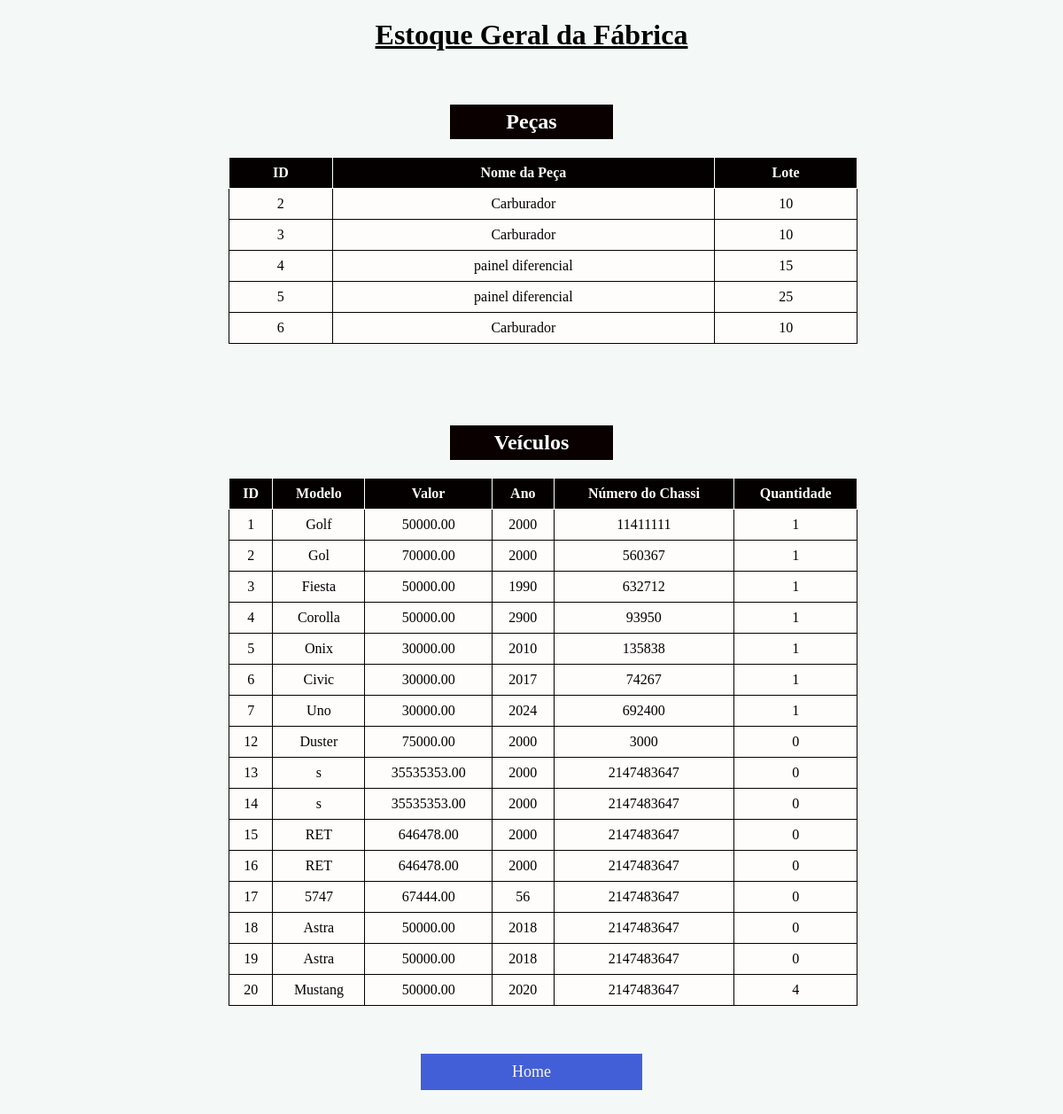
The page /Pages/estoque.php on the database its author committed.
### tables this page shows
CREATE TABLE `pecas` (
  `id` int(11) NOT NULL,
  `nome` varchar(255) DEFAULT NULL,
  `preco` decimal(10,2) DEFAULT NULL,
  `estoque` int(11) DEFAULT NULL,
  `Fk_Fornecedor` int(11) NOT NULL,
  `lote` int(11) DEFAULT NULL
);

CREATE TABLE `carros` (
  `id` int(11) NOT NULL,
  `modelo` varchar(255) DEFAULT NULL,
  `valor` decimal(10,2) DEFAULT NULL,
  `estoque_carros` int(11) DEFAULT NULL,
  `numero_Chassi` int(11) DEFAULT NULL,
  `ano` int(11) DEFAULT NULL,
  `lote` int(11) DEFAULT NULL
);

### Pages/estoque.php (the view, shortened to what this page needs)
<!DOCTYPE html>
<html lang="pt-BR">
<head>
    <link rel="stylesheet" href="../css/estoque.css">
</head>
<body>
    <h1>Estoque Geral da Fábrica</h1>
    <br>
    <h2>Peças</h2>
    <table id="table1">
        <tr>
            <th>ID</th>
            <th>Nome da Peça</th>
            <th>Lote</th>
        </tr>
        <?php
        $conexao = new PDO("mysql:host=localhost;dbname=fabrica", "root", "");
        $query_pecas = $conexao->query("SELECT * FROM pecas");
        while ($peca = $query_pecas->fetch(PDO::FETCH_ASSOC)) {
            echo "<tr>";
            echo "<td>{$peca['id']}</td>";
            echo "<td>{$peca['nome']}</td>";
            echo "<td>{$peca['lote']}</td>";
            echo "</tr>";
        }
        ?>
    </table>
    <br><br>
    <br><br>
    <h2>Veículos</h2>
    <table id="table3">
        <tr>
            <th>ID</th>
            <th>Modelo</th>
            <th>Valor</th>
            <th>Ano</th>
            <th>Número do Chassi</th>
            <th>Quantidade</th>
        </tr>
        <?php
        $query_carros = $conexao->query("SELECT * FROM carros");
        while ($carro = $query_carros->fetch(PDO::FETCH_ASSOC)) {
            echo "<tr>";
            echo "<td>{$carro['id']}</td>";
            echo "<td>{$carro['modelo']}</td>";
            echo "<td>{$carro['valor']}</td>";
            echo "<td>{$carro['ano']}</td>";
            echo "<td>{$carro['numero_Chassi']}</td>";
            echo "<td>{$carro['estoque_carros']}</td>";
            echo "</tr>";
        }
        ?>
    </table>
    <br><br>
    <br>
    <div class="btn-container">
        <a href="Home.php" class="btn">Home</a>
    </div>
    <br><br>
</body>
</html>

### CSS/estoque.css (style rules this page uses)
body { background-size: auto; background-color: #edf5f491; }
h1 { color: #000000; text-align: center; text-decoration: underline; }
h2 { color: #fff; background-color: #0a0000; padding: 6px 10px; text-align: center; margin-left: 500px; margin-right: 500px; }
table { width: 60%; border-collapse: collapse; text-align: left; background-color: black; margin-left: 250px; color: #fff; }
table, th, td { border: 1px solid rgb(2, 0, 0); background-color: #fffdfddc; color: black; padding: 8px; text-align: center; }
th { background-color: #050000; color: rgb(253, 253, 253); text-align: center; border: 1px #fff solid; }
.btn-container { text-align: center; }
.btn { color: #faf6f6; background-color: #0328ccbb; width: 230px; text-decoration: none; font-size: 18px; padding: 10px; display: inline-block; margin: 0 10px; }

### rows shown on the page
pecas: id "2", nome "Carburador", lote "10"
pecas: id "3", nome "Carburador", lote "10"
pecas: id "4", nome "painel diferencial", lote "15"
pecas: id "5", nome "painel diferencial", lote "25"
pecas: id "6", nome "Carburador", lote "10"
carros: id "1", modelo "Golf", valor "50000.00", ano "2000", numero_Chassi "11411111", estoque_carros "1"
carros: id "2", modelo "Gol", valor "70000.00", ano "2000", numero_Chassi "560367", estoque_carros "1"
carros: id "3", modelo "Fiesta", valor "50000.00", ano "1990", numero_Chassi "632712", estoque_carros "1"
carros: id "4", modelo "Corolla", valor "50000.00", ano "2900", numero_Chassi "93950", estoque_carros "1"
carros: id "5", modelo "Onix", valor "30000.00", ano "2010", numero_Chassi "135838", estoque_carros "1"
carros: id "6", modelo "Civic", valor "30000.00", ano "2017", numero_Chassi "74267", estoque_carros "1"
carros: id "7", modelo "Uno", valor "30000.00", ano "2024", numero_Chassi "692400", estoque_carros "1"
carros: id "12", modelo "Duster", valor "75000.00", ano "2000", numero_Chassi "3000", estoque_carros "0"
carros: id "13", modelo "s", valor "35535353.00", ano "2000", numero_Chassi "2147483647", estoque_carros "0"
carros: id "14", modelo "s", valor "35535353.00", ano "2000", numero_Chassi "2147483647", estoque_carros "0"
carros: id "15", modelo "RET", valor "646478.00", ano "2000", numero_Chassi "2147483647", estoque_carros "0"
carros: id "16", modelo "RET", valor "646478.00", ano "2000", numero_Chassi "2147483647", estoque_carros "0"
carros: id "17", modelo "5747", valor "67444.00", ano "56", numero_Chassi "2147483647", estoque_carros "0"
carros: id "18", modelo "Astra", valor "50000.00", ano "2018", numero_Chassi "2147483647", estoque_carros "0"
carros: id "19", modelo "Astra", valor "50000.00", ano "2018", numero_Chassi "2147483647", estoque_carros "0"
carros: id "20", modelo "Mustang", valor "50000.00", ano "2020", numero_Chassi "2147483647", estoque_carros "4"
